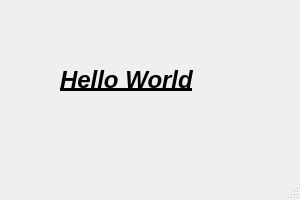
<?xml version="1.0" encoding="UTF-8"?>
<ui version="4.0">
 <class>MainWindow</class>
 <widget class="QMainWindow" name="MainWindow">
  <property name="geometry">
   <rect>
    <x>0</x>
    <y>0</y>
    <width>300</width>
    <height>200</height>
   </rect>
  </property>
  <property name="windowTitle">
   <string>MainWindow</string>
  </property>
  <widget class="QWidget" name="centralwidget">
   <widget class="QLabel" name="label_hello">
    <property name="geometry">
     <rect>
      <x>60</x>
      <y>60</y>
      <width>181</width>
      <height>41</height>
     </rect>
    </property>
    <property name="text">
     <string>&lt;html&gt;&lt;head/&gt;&lt;body&gt;&lt;p&gt;&lt;span style=&quot; font-size:18pt; font-weight:600; font-style:italic; text-decoration: underline;&quot;&gt;Hello World&lt;/span&gt;&lt;/p&gt;&lt;/body&gt;&lt;/html&gt;</string>
    </property>
   </widget>
  </widget>
  <widget class="QMenuBar" name="menubar">
   <property name="geometry">
    <rect>
     <x>0</x>
     <y>0</y>
     <width>300</width>
     <height>21</height>
    </rect>
   </property>
  </widget>
  <widget class="QStatusBar" name="statusbar"/>
 </widget>
 <resources/>
 <connections/>
</ui>
